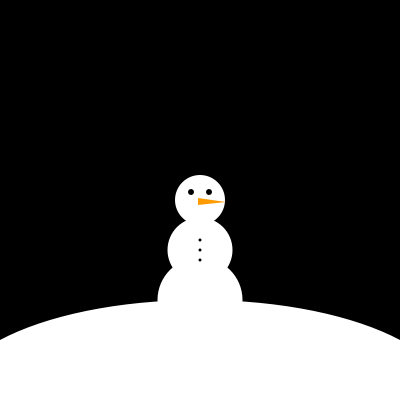
Frame 1 (no input)
Frame 60 (the mouse pressed at the canvas centre just before this capture): identical to frame 1, image omitted
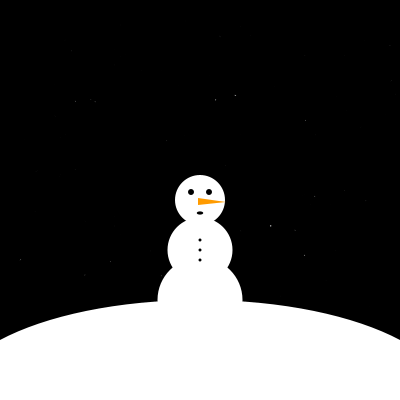
Frame 120 (the mouse held since frame 60 and released just before this capture)

The Processing sketch that drew these frames (run headless with seeded random() and noise(); from frame 60 on, the mouse is pressed at the canvas centre):

// Processing sketch: processing_115350
// ── processing_115350.pde

void setup() {
  size (400, 400);
  fill(255, 255, 255);
  smooth();
  noStroke();
}



void draw() {

  background(0, 0, 0);
  fill(0, 0, 0);
  noStroke();

  float xPos;
  float yPos;
  int circleSize = 5;
  int circleDistance = 5;


  for (int x=1; x<= width; x=x+circleDistance) {

    for (int y=1; y<= height; y=y+circleDistance) {

      xPos = x + random(mouseX/50);
      yPos = y + random(mouseX/50);

      fill(0, 0, 0);
      ellipse(xPos, yPos, 10, 10);
      fill(255, 255, 255);
      ellipse(xPos+20, yPos+20, 10, 10);
    }
  }

float m = map(mouseX, 0, width, 0, 13);

  
    noStroke();    
ellipse(200, 200, 50, 50);
ellipse(200, 250, 65, 65);
ellipse(200, 300, 85, 85);
fill(0, 0, 0);
ellipse(191, 192, 6, 6);
ellipse(209, 192, 6, 6);
fill(255, 155, 0);
triangle(198, 198, 198, 205, 226, 202);
fill(0, 0, 0);
ellipse(200, 213, m, m/2);
ellipse(200, 240, 3, 3);
ellipse(200, 250, 3, 3);
ellipse(200, 260, 3, 3);
fill(255, 255, 255);
ellipse(200, 400, 500, 200);
}
